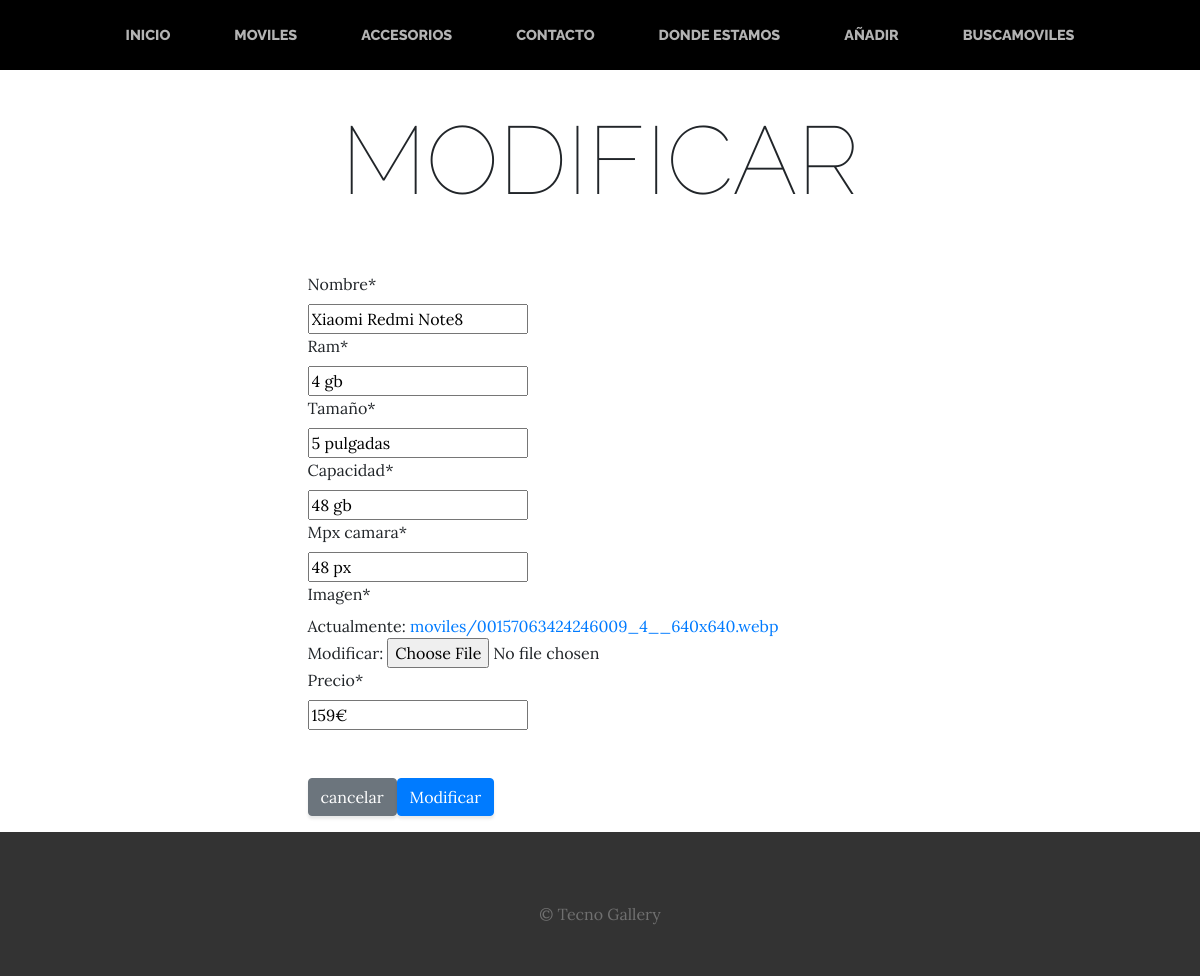
The app's page /modificar/2/ with its own data.
### moviles/models.py (models this page shows, shortened)
class Carac_moviles(models.Model):
    nombre=models.CharField(max_length=50)
    ram=models.CharField(max_length=50)
    tamaño=models.CharField(max_length=50)
    capacidad=models.CharField(max_length=50)
    mpx_camara=models.CharField(max_length=50)
    imagen=models.ImageField(upload_to="moviles")
    precio=models.CharField(max_length=50)

### vistas/views.py (the view)
# urls.py: path('modificar/<id>/', views.modificar, name="modificar" ),
def modificar(request, id):
    movil =get_object_or_404(Carac_moviles,id=id)
    data={
        'form': ProductoForm(instance=movil)
    }
    if request.method == 'POST':
        formulario = ProductoForm(data=request.POST,instance=movil, files=request.FILES)
        if formulario.is_valid():
            formulario.save()
            return redirect(to="moviles")
        data["form"] = formulario
    return render(request, 'vistas/modificar.html', data)

### vistas/forms.py
class ProductoForm(forms.ModelForm):
    class Meta:
        model = Carac_moviles
        fields= '__all__'

### vistas/templates/vistas/modificar.html (shortened to what this page needs)
{% extends "vistas/base.html" %}
{% load static %}
{% block content %}
<html>
  {% load static %}
<body>
  <h1 class="site-heading text-center text-black d-none d-lg-block">
    <span class="site-heading-lower">Modificar</span>
  </h1>
  {% load crispy_forms_tags %}
  <div class="row">
    <div class="col-12 col-md-6 offset-md-3">
    <form action="" method="post" enctype="multipart/form-data">
        {{ form | crispy}}
        <br>
        <br>
        <div class="d-flex justify-contet-center">
       <input type="reset" value="cancelar"  class="btn btn-secondary">
       <input type="submit" value="Modificar"  class="btn btn-primary">
        </div></div>
</div>
</body>
</html>
{% endblock %}

### vistas/static/vistas/css/gestion.css (style rules this page uses)
body { font-family: 'Lora'; background: white; background-attachment: fixed; background-position: center; background-size: cover; }
h1, h2, h3, h4, h5, h6 { font-family: 'Raleway'; }
.site-heading { margin-top: 5rem; margin-bottom: 5rem; text-transform: uppercase; line-height: 1; font-family: 'Raleway'; }
.site-heading .site-heading-lower { font-size: 6rem; font-weight: 100; line-height: 4rem; }
.btn { box-shadow: 0px 3px 3px 0px rgba(33, 37, 41, 0.1); }

### records on screen
Carac_moviles: nombre "Xiaomi Redmi Note8", ram "4 gb", tamaño "5 pulgadas", capacidad "48 gb", mpx_camara "48 px", precio "159€"
